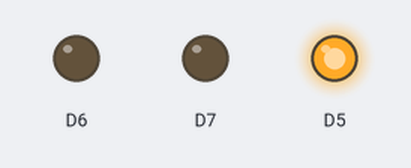
A sketch run on a simulated ESP8266 (NodeMCU). Parts: output pins drawn as LEDs (lit = HIGH).

Above: at 0.15 s.
At 0.75 s:
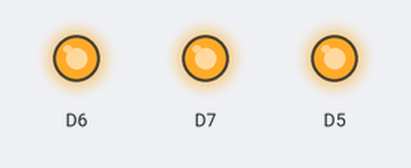
At 1.05 s:
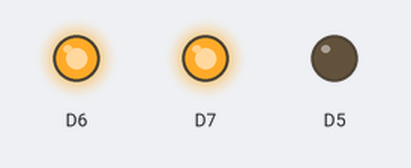
At 1.35 s:
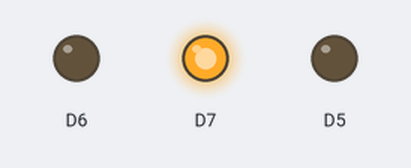
At 2.25 s:
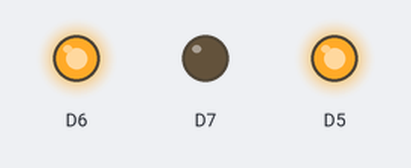
At 3.45 s:
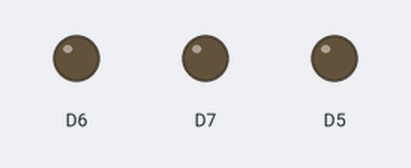
Timing chart, 0 to 4.1 s (numbered marks = the images above):
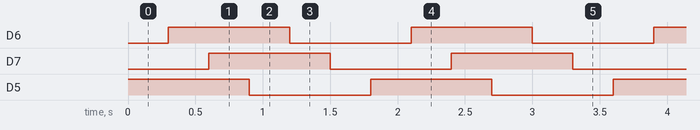

The sketch:

L2.ino
```cpp
void setup() {
  Serial.begin(9600);
  pinMode(D5, OUTPUT);
  pinMode(D6, OUTPUT);
  pinMode(D7, OUTPUT);
}


void loop() {
  digitalWrite(D5, HIGH);
  delay(300);
  digitalWrite(D6, HIGH);
  delay(300);
  digitalWrite(D7, HIGH);
  delay(300);
  digitalWrite(D5, LOW);
  delay(300);
  digitalWrite(D6, LOW);
  delay(300);
  digitalWrite(D7, LOW);
  delay(300);
}
```

Measured:
- by itself, D6, D7, D5: alternates HIGH for 0.90 s and LOW for 0.90 s
- by itself, everything shown: repeats every 1.8 s, in 6 steps
